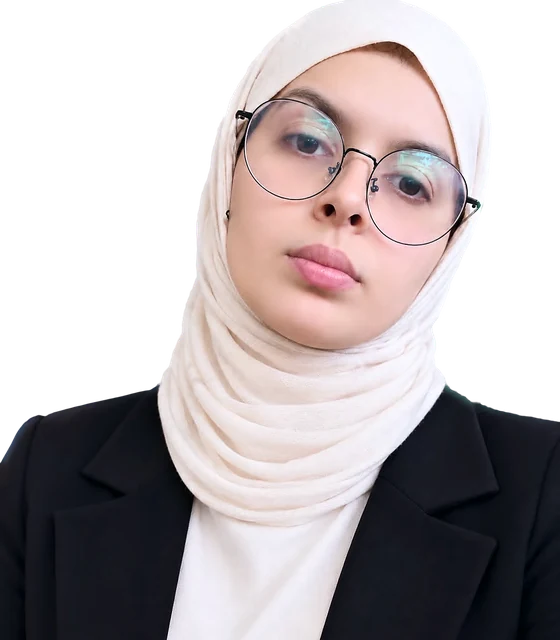
#> input picture assets/img/portrait-560.webp, 560 x 640 px
$ python portrait_enhance.py ../../assets/img/portrait-560.webp ../../assets/img/portrait.webp
#> lines starting #> are read from the running program, lines starting #| are printed output that depends on the picture; after the words box and inside, x2 and y2 are one past the last pixel; in counts of white or black regions, pixels touching at a corner belong together
"""Professional finish for the cut-out portrait. No retouching of facial features: only
edge clean-up, tone, clarity, sharpening, a cool shadow grade and a soft rim light in the site's colours."""
import sys
import numpy as np
from PIL import Image, ImageFilter
from scipy import ndimage as ndi

src, out = sys.argv[1], sys.argv[2]
im = Image.open(src).convert('RGBA')
#> im is the input picture: PIL image 560x640 RGBA; mean R, G, B, A 99.3, 91.6, 92.9, 165.3
arr = np.asarray(im).astype(np.float64) / 255.0
rgb, a = arr[..., :3], arr[..., 3]
# 0. a clean studio edge: smooth the matte's fuzz, keep it crisp with a smoothstep
a = ndi.gaussian_filter(a, 1.8)
a = np.clip((a - 0.32) / 0.36, 0, 1)
a = a * a * (3 - 2 * a)

# 1. edge decontamination: semi-transparent edge pixels take the colour of the nearby subject,
#    so no beige wall fringe shows on the dark page
solid = (a > 0.97).astype(np.float64)
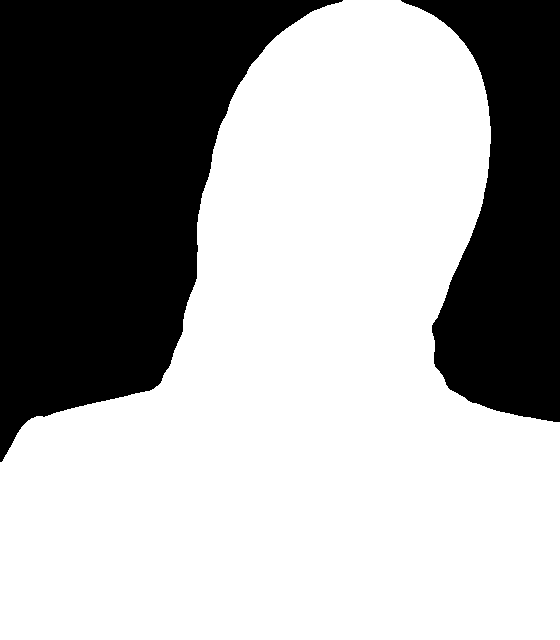
#> solid: shape (640, 560) float64; values 0 (black) and 1 (white), 64.6% white; 2 black regions, box (x1, y1, x2, y2) and area: (0, 0, 343, 462) 87136, (401, 0, 560, 422) 39760
num = np.stack([ndi.gaussian_filter(rgb[..., c] * solid, 4) for c in range(3)], -1)
den = ndi.gaussian_filter(solid, 4)[..., None] + 1e-6
inner = num / den
edge = ((a > 0.01) & (a <= 0.97))[..., None]
#> edge: shape (640, 560, 1) bool; 0.48% white in thin lines or dots, all inside (x1, y1, x2, y2) = (0, 0, 560, 462)
rgb = np.where(edge, inner, rgb)

# 2. tone: gentle S-curve on luminance, slight lift of deep shadows
L = 0.2126 * rgb[..., 0] + 0.7152 * rgb[..., 1] + 0.0722 * rgb[..., 2]
k = 0.22
L2 = L * (1 - k) + k * (3 * L ** 2 - 2 * L ** 3)
L2 = L2 + 0.025 * (1 - L2) ** 4
# 3. clarity: local contrast at a large radius, weighted toward mid-tones
blur = ndi.gaussian_filter(L2, 22)
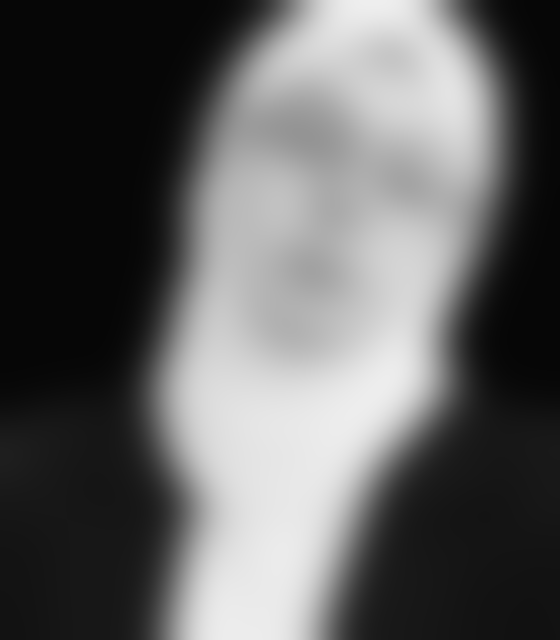
#> blur: shape (640, 560) float64; min 0.025, max 0.936, mean 0.381
mid = 1 - np.abs(L2 - 0.5) * 1.6
L3 = L2 + 0.22 * (L2 - blur) * np.clip(mid, 0.2, 1)
ratio = np.clip(L3 / (L + 1e-6), 0.6, 1.6)[..., None]
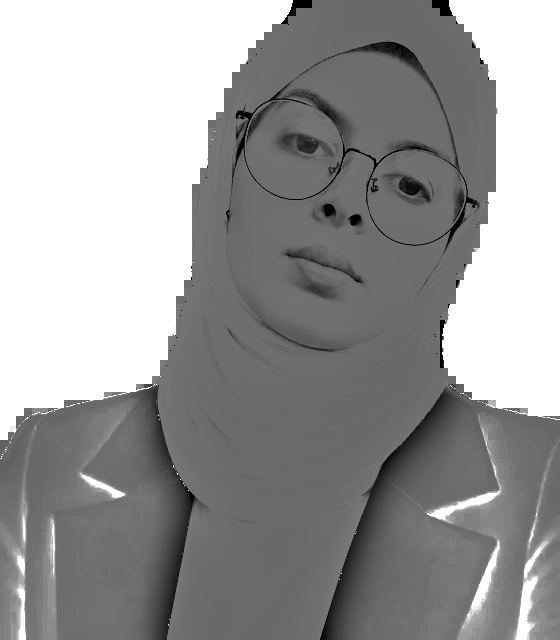
#> ratio: shape (640, 560, 1) float64; min 0.6, max 1.6, mean 1.21; drawn with min black and max white
rgb = np.clip(rgb * ratio, 0, 1)

# 4. colour: neutralise a touch of the warm cast, gentle vibrance, cool the deep shadows
rgb[..., 0] *= 0.985
rgb[..., 2] *= 1.012
mx, mn = rgb.max(-1), rgb.min(-1)
sat = (mx - mn) / (mx + 1e-6)
grey = rgb.mean(-1, keepdims=True)
vib = (0.10 * (1 - sat))[..., None]
rgb = np.clip(grey + (rgb - grey) * (1 + vib), 0, 1)
Ln = (0.2126 * rgb[..., 0] + 0.7152 * rgb[..., 1] + 0.0722 * rgb[..., 2])[..., None]
rgb = np.clip(rgb + (1 - Ln) ** 4 * np.array([-0.012, 0.004, 0.018]), 0, 1)

# 5. rim light: mint from the right (the hero helix side), blue from the left, inside the edge only
ab = ndi.gaussian_filter(a, 7)
gx = ndi.sobel(ab, axis=1)
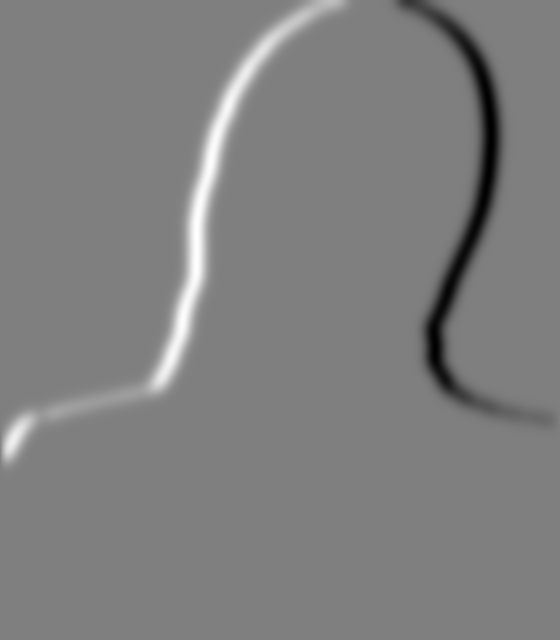
#> gx: shape (640, 560) float64; min -0.453, max 0.454, mean 0.000726; drawn with min black and max white
gy = ndi.sobel(ab, axis=0)
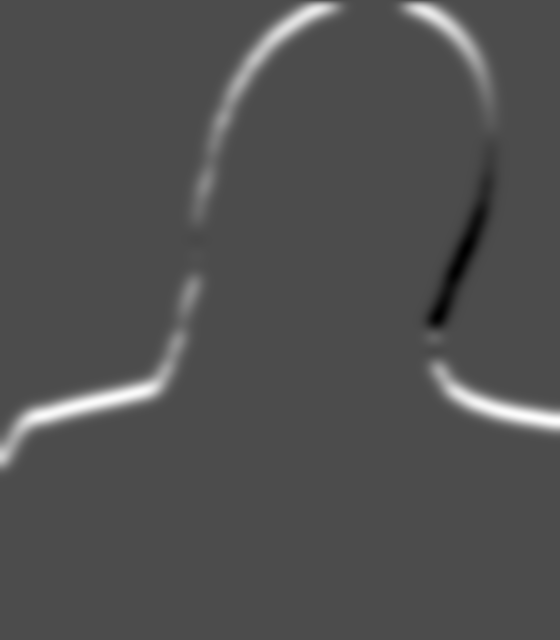
#> gy: shape (640, 560) float64; min -0.192, max 0.451, mean 0.0106; drawn with min black and max white
mag = np.hypot(gx, gy) + 1e-6
band = np.clip(mag / np.percentile(mag[a > 0.5], 99.5), 0, 1)
band = ndi.gaussian_filter(band, 3) * a
right = np.clip(-gx / mag, 0, 1) * band
left = np.clip(gx / mag, 0, 1) * band
top = 1 - np.clip(np.arange(a.shape[0]) / a.shape[0] * 1.1, 0, 1)  # stronger on the hijab, fading down the blazer
top = (0.35 + 0.65 * top)[:, None]
mint = np.array([79, 227, 193]) / 255
blue = np.array([90, 169, 255]) / 255
light = right[..., None] * mint * 0.8 * top[..., None] + left[..., None] * blue * 0.55 * top[..., None]
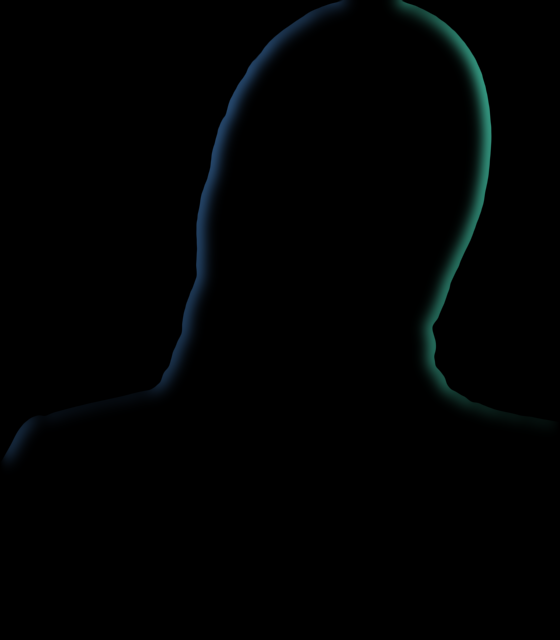
#> light: shape (640, 560, 3) float64; mean of channels 0, 1, 2 0.00364, 0.00883, 0.00954; drawn as R, G, B
rgb = 1 - (1 - rgb) * (1 - light)  # screen blend

out_img = Image.fromarray(np.dstack([rgb, a]).__mul__(255).round().astype(np.uint8), 'RGBA')

# 6. detail: fine sharpening on the colour, alpha untouched
r, g, b, al = out_img.split()
sharp = Image.merge('RGB', (r, g, b)).filter(ImageFilter.UnsharpMask(radius=1.3, percent=65, threshold=2))
out_img = Image.merge('RGBA', (*sharp.split(), al))
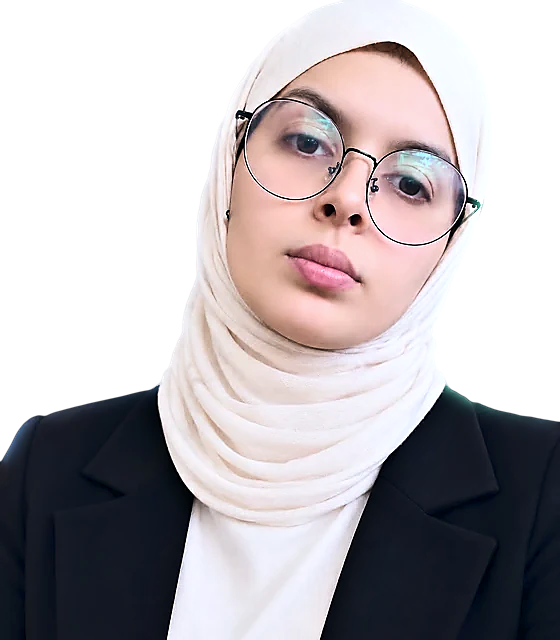
#> out_img: PIL image 560x640 RGBA; mean R, G, B, A 99.6, 94.1, 98.5, 165.3; transparent parts drawn white
out_img.save(out)
print('ok', out_img.size)
#| ok (560, 640)
